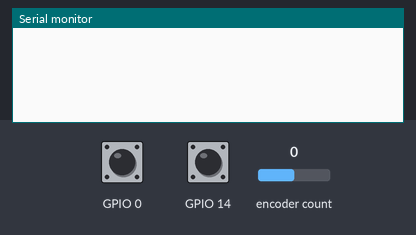
The program below on a simulated ESP8266 (NodeMCU). On the bench: the last lines printed to the serial monitor. The inputs (shaded band) are chosen by the test bench; at power-on: encoder count 0, GPIO 0 HIGH, GPIO 14 HIGH.

Above: at 1.2 s.
1.3 s: encoder count set to 1
At 2.5 s:
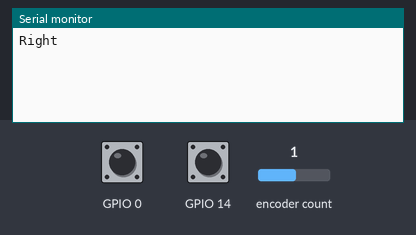
2.8 s: encoder count set to 0
At 3.7 s:
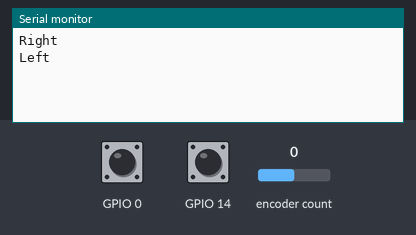

The program:

main.cpp
```cpp
#define CLK 13
#define DT 12
#define SW 14
#include <Wire.h>
#include <GyverEncoder.h>

Encoder enc1(CLK, DT, SW);

void isr() {
  enc1.tick();  // отработка в прерывании
}

void setup() {
  Serial.begin(9600);
  attachInterrupt(0, isr, CHANGE);    // прерывание на 2 пине! CLK у энка
}

void loop() {
  enc1.tick();  // отработка
  if (enc1.isRight()) Serial.println("Right");         // если был поворот
  if (enc1.isLeft()) Serial.println("Left");
  if (enc1.isRightH()) Serial.println("Right holded"); // если было удержание + поворот
  if (enc1.isLeftH()) Serial.println("Left holded");
}
```

Measured:
- after the input at 1.3 s, the serial monitor: prints a new line at once (image 1)
- after the input at 2.8 s, the serial monitor: prints a new line at once (image 2)
